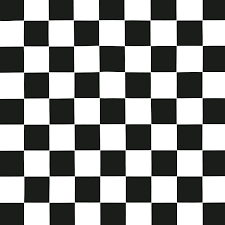
#> input picture download.png, 225 x 225 px
$ python corner_detecter.py
#> lines starting #> are read from the running program, lines starting #| are printed output that depends on the picture; after the words box and inside, x2 and y2 are one past the last pixel; in counts of white or black regions, pixels touching at a corner belong together
import numpy as np
import cv2 as cv

img = cv.imread('download.png')
#> img is the input picture: shape (225, 225, 3); mean B, G, R 140, 141.3, 140.4

cv.imshow('img', img)
gray = cv.cvtColor(img, cv.COLOR_BGR2GRAY)

gray = np.float32(gray)
dst = cv.cornerHarris(gray, 2, 3, 0.04)
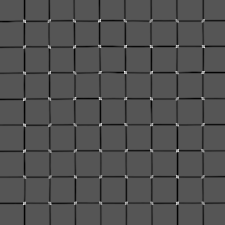
#> dst: shape (225, 225) float32; min -139137408, max 277576192, mean -7730061; drawn with min black and max white

dst = cv.dilate(dst, None)
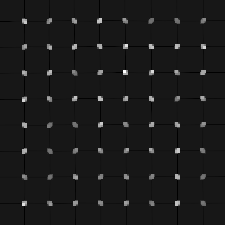
#> dst: shape (225, 225) float32; min -27788438, max 277576192, mean 4103623.5; drawn with min black and max white

img[dst > 0.01 * dst.max()] = [0, 0, 255]
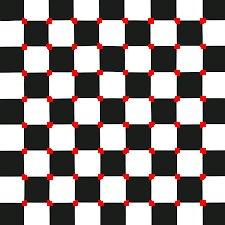
#> img: shape (225, 225, 3); 3.86% of pixels changed, all inside (x1, y1, x2, y2) = (22, 18, 206, 206)

cv.imshow('dst', img)

if cv.waitKey(0) & 0xff == 27:
#> (key Esc is pressed here)
    cv.destroyAllWindows()
